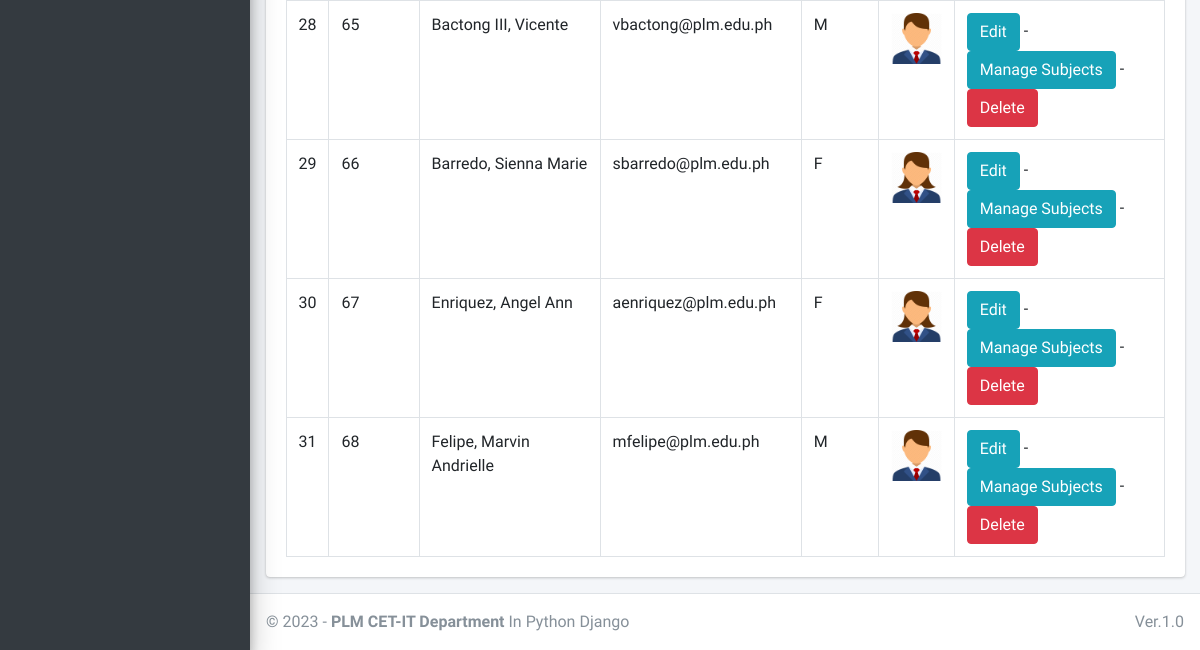
/student/manage/ (signed in, lower part), run on an earlier commit of the app's database.
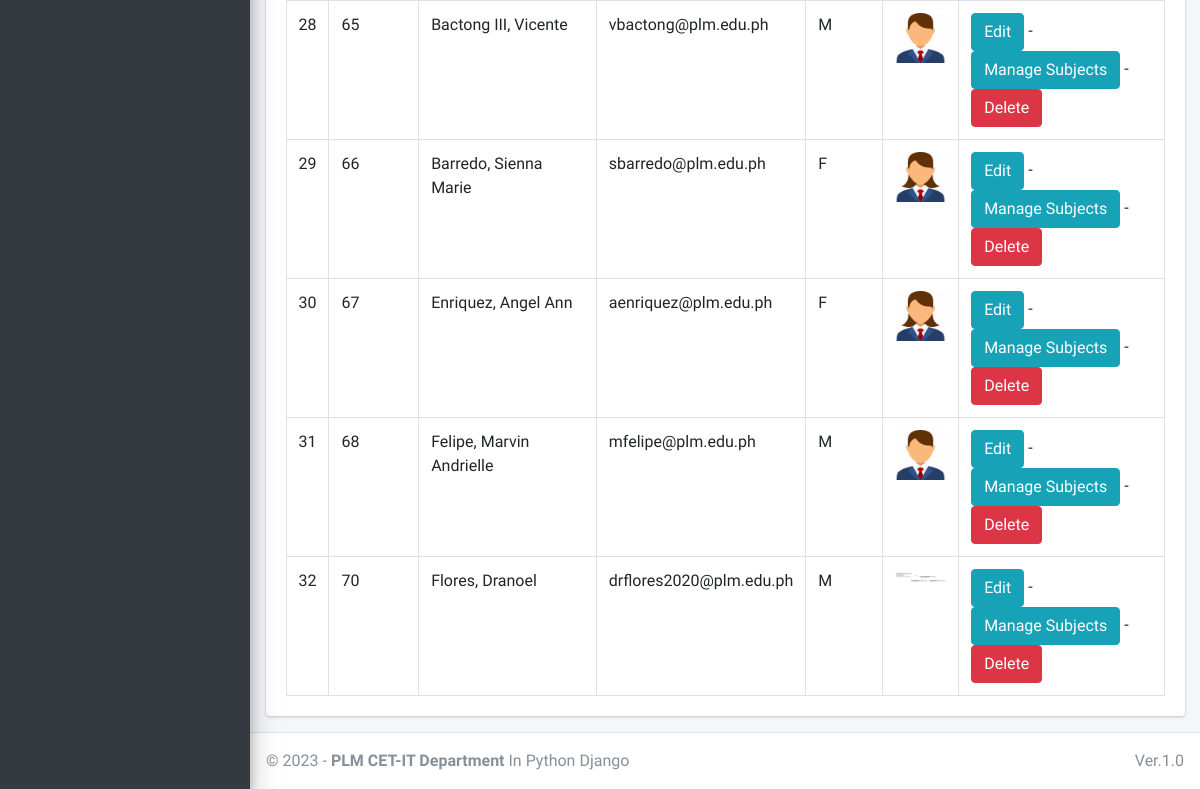
And on a later commit of the database.
### main_app/models.py (models this page shows)
class CustomUser(AbstractUser):
    USER_TYPE = ((1, "HOD"), (2, "Staff"), (3, "Student"))
    GENDER = [("M", "Male"), ("F", "Female")]
    username = None  # Removed username, using email instead
    email = models.EmailField(unique=True)
    user_type = models.CharField(default=1, choices=USER_TYPE, max_length=1)
    gender = models.CharField(max_length=1, choices=GENDER)
    profile_pic = models.ImageField()
    address = models.TextField()
    fcm_token = models.TextField(default="")  # For firebase notifications
    created_at = models.DateTimeField(auto_now_add=True)
    updated_at = models.DateTimeField(auto_now=True)
    USERNAME_FIELD = "email"
    REQUIRED_FIELDS = []
    objects = CustomUserManager()
    def __str__(self):
        return self.last_name + ", " + self.first_name

### main_app/hod_views.py (the view)
# urls.py: path("student/manage/", hod_views.manage_student, name='manage_student'),
def manage_student(request):
    students = CustomUser.objects.filter(user_type=3)
    context = {
        'students': students,
        'page_title': 'Manage Students'
    }
    return render(request, "hod_template/manage_student.html", context)

### main_app/templates/hod_template/manage_student.html (shortened to what this page needs)
{% extends 'main_app/base.html' %}
{% load static %}
{% block content %}
<section class="content">
    <div class="container-fluid">
        <div class="row">
            <div class="col-md-12">
                <div class="card">
                    <div class="card-body">
                        <table id="example2" class="table table-bordered table-hover">
                            <tbody>
                                {% for student in students %}
                                <tr>
                                    <td>{{ forloop.counter }}</td>
                                    <td>{{student.id}}</td>
                                    <td>{{student.last_name}}, {{student.first_name}}</td>
                                    <td>{{student.email}}</td>
                                    <td>{{student.gender}}</td>
                                    <td>
                                        {% if student.profile_pic == ""  %}
                                        No Image
                                        {% else %}
                                        <img class="img img-fluid mb-2" height="56" width="56"
                                            src="{{student.profile_pic}}" alt="">
                                        {% endif %}
                                    </td>
                                    <td><a href="{% url 'edit_student' student.student.id %}" class="btn btn-info">Edit</a> -
                                        <a href="{% url 'manage_student_subjects' student.student.admin_id %}" class="btn btn-info">Manage Subjects</a> -
                                        <a href="{% url 'delete_student' student.student.id %}" class="btn btn-danger" onclick="return confirm('Are you sure about this ?')">Delete</a>
                                    </td>
                                </tr>
                                {% endfor %}
                            </tbody>
                        </table>
                    </div>
                </div>
            </div>
        </div>
    </div>
</section>
{% endblock content %}

What changed in the data, as far as the page shows it:
added CustomUser: id "70", last_name "Flores", first_name "Dranoel", email "drflores2020@plm.edu.ph", gender "M", shows a picture
